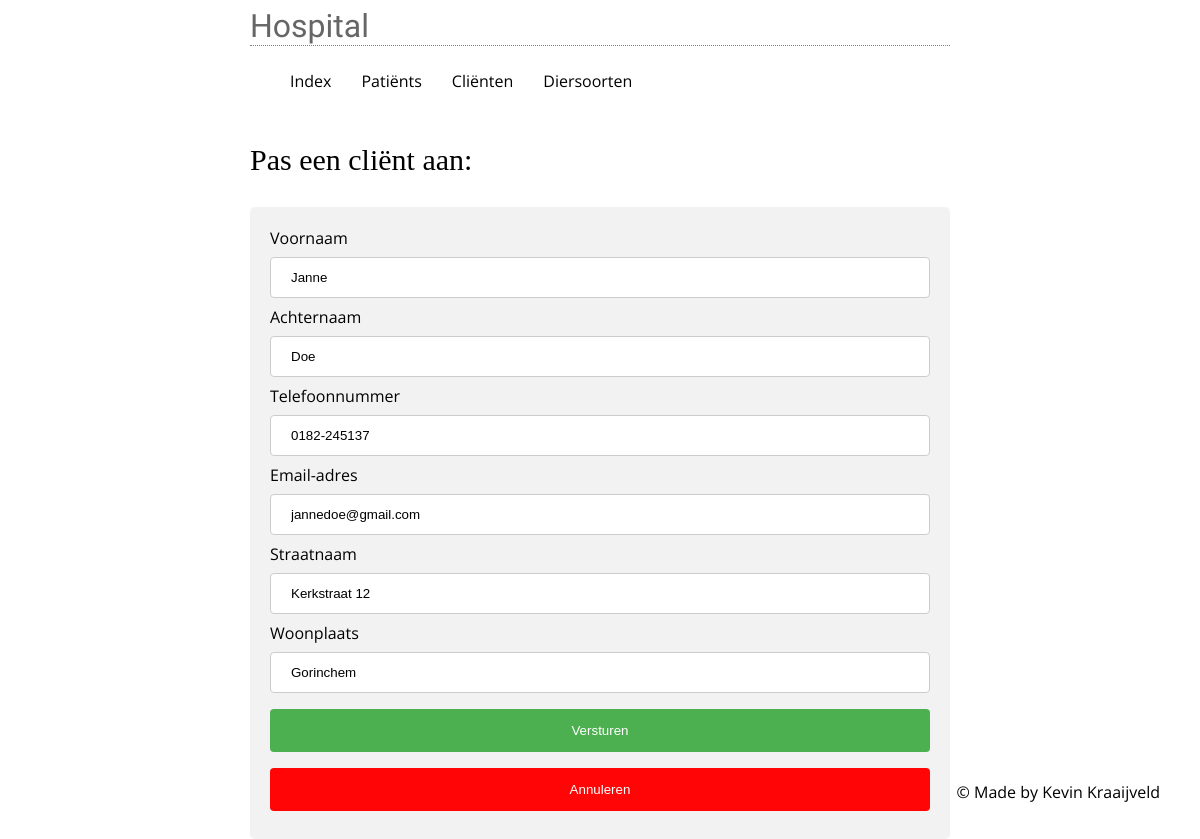
Screenshot of /client/changeClient/1 with the database file from the repository.
### tables this page shows
CREATE TABLE IF NOT EXISTS `clients` (
  `client_id` int(11) NOT NULL,
  `client_firstname` varchar(50) DEFAULT NULL,
  `client_lastname` varchar(50) DEFAULT NULL,
  `client_phone` varchar(20) DEFAULT NULL,
  `client_email` varchar(50) DEFAULT NULL,
  `client_street` varchar(50) DEFAULT NULL,
  `client_city` varchar(50) DEFAULT NULL
);

### core/core.php (called while the page is built, shortened)
<?php
function render($filename, $data = null)
{
	require(ROOT . 'view/templates/header.php');
	require(ROOT . 'view/' . $filename . '.php');
	require(ROOT . 'view/templates/footer.php');
}

### controller/ClientController.php (called while the page is built, shortened)
<?php
require(ROOT . "model/ClientModel.php");
function changeClient($id){
		$client = getClientsById($id);
	render("hospital/clients/editClient", ['client' => $client]);
}

### public/index.php (called while the page is built, shortened)
<?php
require(ROOT . "core/core.php");
route();

### model/ClientModel.php (called while the page is built, shortened)
<?php
function getClientsById($id){
	$db = openDatabaseConnection();
	$sql = "SELECT * FROM `clients` where client_id = :id ";
	$query = $db->prepare($sql);
	$query->bindParam(":id", $id);
	$query->execute();
	return $query->fetchAll();
}

### view/hospital/clients/editClient.php (the view, shortened to what this page needs)
<?php
$data = $client[0];
?>
<h3>Pas een cliënt aan:</h3>
<div>
  <form action="<?=URL?>client/changeEdit" method="post" autocomplete="off">
    <label for="fname">Voornaam</label>
    <input type="text" id="client_firstname" name="client_firstname" minlength="2" maxlength="10" value="<?echo $data['client_firstname'];?>" required>
    <label for="fname">Achternaam</label>
    <input type="text" id="client_lastname" name="client_lastname" minlength="2" maxlength="20" value="<?echo $data['client_lastname'];?>" required>
    <label for="fname">Telefoonnummer</label>
    <input type="text" id="client_phone" name="client_phone" minlength="7" maxlength="15" value="<?echo $data['client_phone'];?>">
    <label for="fname">Email-adres</label>
    <input type="email" id="client_Email" name="client_email" minlength="2" maxlength="20" value="<?echo $data['client_email'];?>">
    <label for="fname">Straatnaam</label>
    <input type="text" id="client_street" name="client_street" minlength="2" maxlength="20" value="<?echo $data['client_street'];?>">
    <label for="fname">Woonplaats</label>
    <input type="text" id="client_city" name="client_city" minlength="2" maxlength="20" value="<?echo $data['client_city'];?>">
    <input type="submit" value="Versturen">
    <input type="button" name="cancel" value="Annuleren" onClick="window.location='<?=URL?>client/clients/';" />
  </form>
</div>

### public/css/style.css (style rules this page uses)
body { margin: 0 auto; width: 50%; font-family: Open Sans, Verdana, sans-serif; font-size: 12pt; margin : 0 auto; width : 700px; }
h3 { font-weight: normal; font-size: 30px; font-family: Comic Sans MS; }
form label { display: inline-block; width: 150px; }
input[type=text], select { width: 100%; padding: 12px 20px; margin: 8px 0; display: inline-block; border: 1px solid #ccc; border-radius: 4px; box-sizing: border-box; }
input[type=email], select { width: 100%; padding: 12px 20px; margin: 8px 0; display: inline-block; border: 1px solid #ccc; border-radius: 4px; box-sizing: border-box; }
input[type=submit] { width: 100%; background-color: #4CAF50; color: white; padding: 14px 20px; margin-top: 18px; margin: 8px 0; border: none; border-radius: 4px; cursor: pointer; }
input[type=button] { width: 100%; background-color: #ff0505; color: white; padding: 14px 20px; margin: 8px 0; border: none; border-radius: 4px; cursor: pointer; }
div { border-radius: 5px; background-color: #f2f2f2; padding: 20px; }
label { display : inline-block; width : 100px; }

### rows the page displays
clients: client_firstname "Janne", client_lastname "Doe", client_phone "0182-245137", client_email "jannedoe@gmail.com", client_street "Kerkstraat 12", client_city "Gorinchem"
